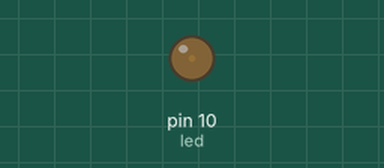
Recording of a sketch running on a simulated Arduino Uno, built with avr-gcc and run on an emulated ATmega328P. On the bench: output pins drawn as LEDs (lit = HIGH).

Above: at 0.05 s.
At 1.15 s:
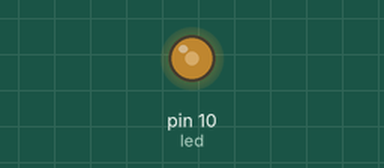
At 2.3 s:
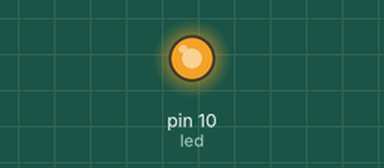
At 4.55 s:
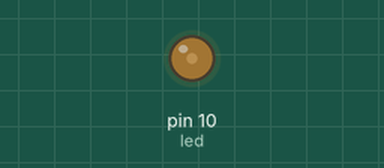
Timing chart, 0 to 6.6 s (numbered marks = the images above):
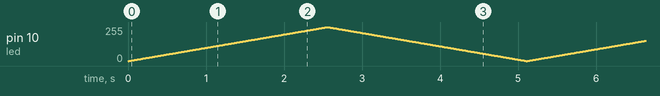

The sketch:

Prog_2_LAMP_PuenteH.ino
```cpp
//pin del led
int led = 10;

void setup() {
  //Como se utilizará un pin digital como PWM, entonces no es necesario establecer el modo de trabajo del pin.

}

int i;
void loop() {
  //PWM  puede realizar una escritura de 0 al 255 - > analogWrite
  for (i = 0; i <= 255; i++) {
    analogWrite(led, i);
    delay(10); //ms
    //delayMicroseconds()
  }

  for (i = 254; i > 0; i--) {
    analogWrite(led, i);
    delay(10); //ms
    //delayMicroseconds()
  }


//Progrma 1: Simulación de una compuerta lógica AND con Arduino y entrada de datos por Serial
// ----> Valor 1: 0  o 1
// ----> Valor 2: 0  o 1
// Salida: Comportamiento del LED (Prendido o Apagado)


}
```
